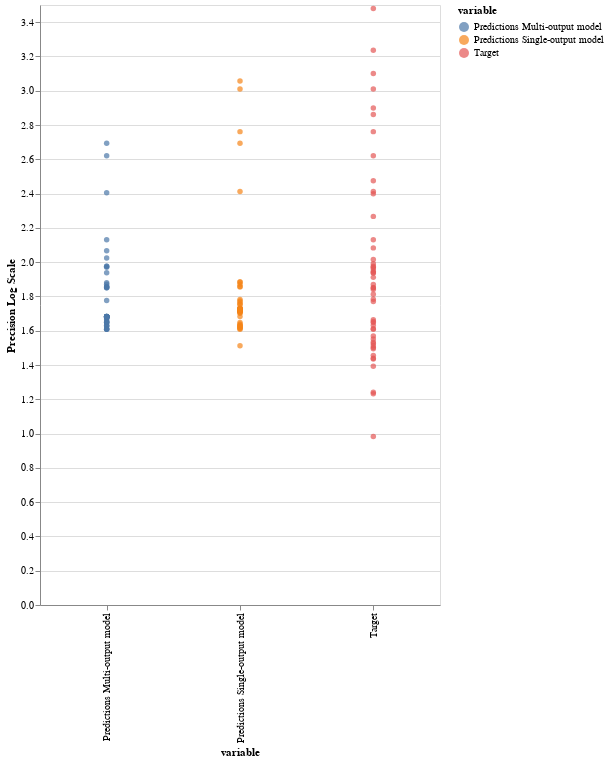

The cell this chart's notebook holds for it:
### Code cell
alt.Chart(single_multi_precision_df_f_id_1_melted).mark_circle().encode(
    x='variable:O',
    y='Precision Log Scale:Q',
    color = 'variable'
).properties(
    width = 400,
    height = 600
)

### Figure 1 — Vega-Lite specification as saved in the notebook (floating-point values rounded to 4 significant figures; data arrays with more than 128 entries replaced by an {"elided": "..."} marker saying what was removed)
{"config": {"view": {"continuousWidth": 400, "continuousHeight": 300}}, "data": {"name": "data-f14cf7cfaac21ddde99f22f7db795015"}, "mark": "circle", "encoding": {"color": {"type": "nominal", "field": "variable"}, "x": {"type": "ordinal", "field": "variable"}, "y": {"type": "quantitative", "field": "Precision Log Scale"}}, "height": 600, "width": 400, "$schema": "https://vega.github.io/schema/vega-lite/v4.8.1.json", "datasets": {"data-f14cf7cfaac21ddde99f22f7db795015": {"elided": "150 records"}}}
